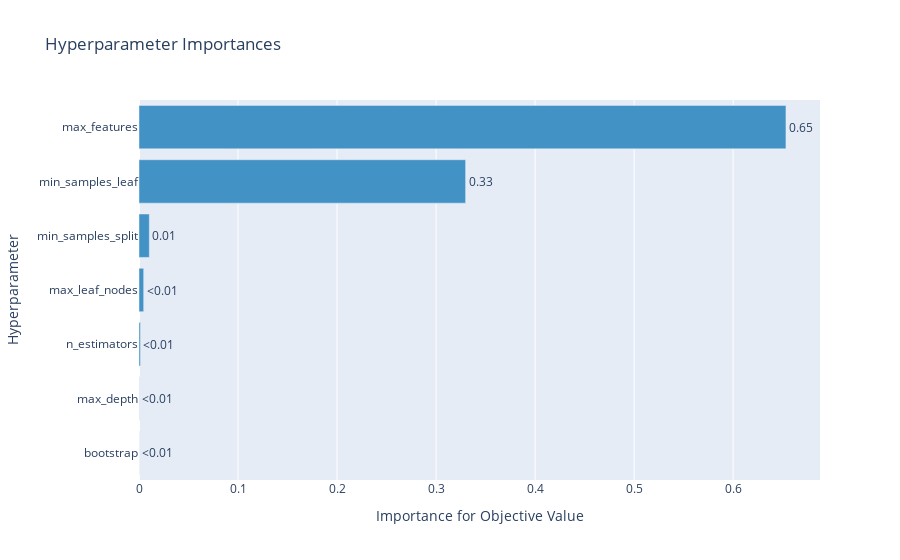

The notebook cell this image was saved under:
### Code cell
# 하이퍼파라미터별 중요도를 확인할 수 있는 그래프
optuna.visualization.plot_param_importances(study)

### Figure 1 — Plotly figure (JSON) as saved in the notebook; plotly's stock layout.template omitted (floating-point values rounded to 4 significant figures)
{"data": [{"cliponaxis": false, "hovertemplate": ["bootstrap (CategoricalDistribution): 6.647888039709089e-05<extra></extra>", "max_depth (IntDistribution): 0.00016071122560850954<extra></extra>", "n_estimators (IntDistribution): 0.0014546021263872292<extra></extra>", "max_leaf_nodes (IntDistribution): 0.004726825841853018<extra></extra>", "min_samples_split (FloatDistribution): 0.010419745340096556<extra></extra>", "min_samples_leaf (FloatDistribution): 0.32984140018912517<extra></extra>", "max_features (FloatDistribution): 0.6533302363965324<extra></extra>"], "marker": {"color": "rgb(66,146,198)"}, "orientation": "h", "text": ["<0.01", "<0.01", "<0.01", "<0.01", "0.01", "0.33", "0.65"], "textposition": "outside", "type": "bar", "x": [6.648e-05, 0.0001607, 0.001455, 0.004727, 0.01042, 0.3298, 0.6533], "y": ["bootstrap", "max_depth", "n_estimators", "max_leaf_nodes", "min_samples_split", "min_samples_leaf", "max_features"]}], "layout": {"showlegend": false, "title": {"text": "Hyperparameter Importances"}, "xaxis": {"title": {"text": "Importance for Objective Value"}}, "yaxis": {"title": {"text": "Hyperparameter"}}}}
